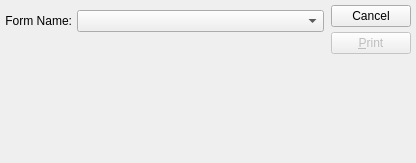
<?xml version="1.0" encoding="UTF-8"?>
<ui version="4.0">
 <comment>This file is part of the xTuple ERP: PostBooks Edition, a free and
open source Enterprise Resource Planning software suite,
Copyright (c) 1999-2018 by OpenMFG LLC, d/b/a xTuple.
It is licensed to you under the Common Public Attribution License
version 1.0, the full text of which (including xTuple-specific Exhibits)
is available at www.xtuple.com/CPAL.  By using this software, you agree
to be bound by its terms.</comment>
 <class>printWoForm</class>
 <widget class="QDialog" name="printWoForm">
  <property name="geometry">
   <rect>
    <x>0</x>
    <y>0</y>
    <width>416</width>
    <height>163</height>
   </rect>
  </property>
  <property name="windowTitle">
   <string>Print Work Order Form</string>
  </property>
  <layout class="QHBoxLayout">
   <property name="spacing">
    <number>7</number>
   </property>
   <property name="margin">
    <number>5</number>
   </property>
   <item>
    <layout class="QVBoxLayout">
     <property name="spacing">
      <number>0</number>
     </property>
     <property name="margin">
      <number>0</number>
     </property>
     <item>
      <layout class="QVBoxLayout">
       <property name="spacing">
        <number>5</number>
       </property>
       <property name="margin">
        <number>0</number>
       </property>
       <item>
        <widget class="WoCluster" name="_wo"/>
       </item>
       <item>
        <layout class="QHBoxLayout">
         <property name="spacing">
          <number>5</number>
         </property>
         <property name="margin">
          <number>0</number>
         </property>
         <item>
          <widget class="QLabel" name="_formLit">
           <property name="text">
            <string>Form Name:</string>
           </property>
           <property name="alignment">
            <set>Qt::AlignRight|Qt::AlignTrailing|Qt::AlignVCenter</set>
           </property>
          </widget>
         </item>
         <item>
          <widget class="XComboBox" name="_report">
           <property name="sizePolicy">
            <sizepolicy hsizetype="Expanding" vsizetype="Fixed">
             <horstretch>0</horstretch>
             <verstretch>0</verstretch>
            </sizepolicy>
           </property>
          </widget>
         </item>
        </layout>
       </item>
      </layout>
     </item>
     <item>
      <spacer name="Spacer4">
       <property name="orientation">
        <enum>Qt::Vertical</enum>
       </property>
       <property name="sizeType">
        <enum>QSizePolicy::Expanding</enum>
       </property>
       <property name="sizeHint" stdset="0">
        <size>
         <width>20</width>
         <height>20</height>
        </size>
       </property>
      </spacer>
     </item>
    </layout>
   </item>
   <item>
    <layout class="QHBoxLayout">
     <property name="spacing">
      <number>0</number>
     </property>
     <property name="margin">
      <number>0</number>
     </property>
     <item>
      <spacer name="Spacer39">
       <property name="orientation">
        <enum>Qt::Horizontal</enum>
       </property>
       <property name="sizeType">
        <enum>QSizePolicy::Preferred</enum>
       </property>
       <property name="sizeHint" stdset="0">
        <size>
         <width>0</width>
         <height>20</height>
        </size>
       </property>
      </spacer>
     </item>
     <item>
      <layout class="QVBoxLayout">
       <property name="spacing">
        <number>5</number>
       </property>
       <property name="margin">
        <number>0</number>
       </property>
       <item>
        <widget class="QPushButton" name="_close">
         <property name="text">
          <string>Cancel</string>
         </property>
        </widget>
       </item>
       <item>
        <widget class="QPushButton" name="_print">
         <property name="enabled">
          <bool>false</bool>
         </property>
         <property name="text">
          <string>&amp;Print</string>
         </property>
         <property name="default">
          <bool>true</bool>
         </property>
        </widget>
       </item>
       <item>
        <spacer name="Spacer38">
         <property name="orientation">
          <enum>Qt::Vertical</enum>
         </property>
         <property name="sizeType">
          <enum>QSizePolicy::Expanding</enum>
         </property>
         <property name="sizeHint" stdset="0">
          <size>
           <width>20</width>
           <height>20</height>
          </size>
         </property>
        </spacer>
       </item>
      </layout>
     </item>
    </layout>
   </item>
  </layout>
 </widget>
 <layoutdefault spacing="6" margin="11"/>
 <customwidgets>
  <customwidget>
   <class>WoCluster</class>
   <extends>QWidget</extends>
   <header>wocluster.h</header>
  </customwidget>
  <customwidget>
   <class>XComboBox</class>
   <extends>QComboBox</extends>
   <header>xcombobox.h</header>
  </customwidget>
 </customwidgets>
 <tabstops>
  <tabstop>_wo</tabstop>
  <tabstop>_report</tabstop>
  <tabstop>_print</tabstop>
  <tabstop>_close</tabstop>
 </tabstops>
 <resources/>
 <connections>
  <connection>
   <sender>_wo</sender>
   <signal>valid(bool)</signal>
   <receiver>_print</receiver>
   <slot>setEnabled(bool)</slot>
   <hints>
    <hint type="sourcelabel">
     <x>20</x>
     <y>20</y>
    </hint>
    <hint type="destinationlabel">
     <x>20</x>
     <y>20</y>
    </hint>
   </hints>
  </connection>
  <connection>
   <sender>_close</sender>
   <signal>clicked()</signal>
   <receiver>printWoForm</receiver>
   <slot>reject()</slot>
   <hints>
    <hint type="sourcelabel">
     <x>20</x>
     <y>20</y>
    </hint>
    <hint type="destinationlabel">
     <x>20</x>
     <y>20</y>
    </hint>
   </hints>
  </connection>
 </connections>
</ui>
